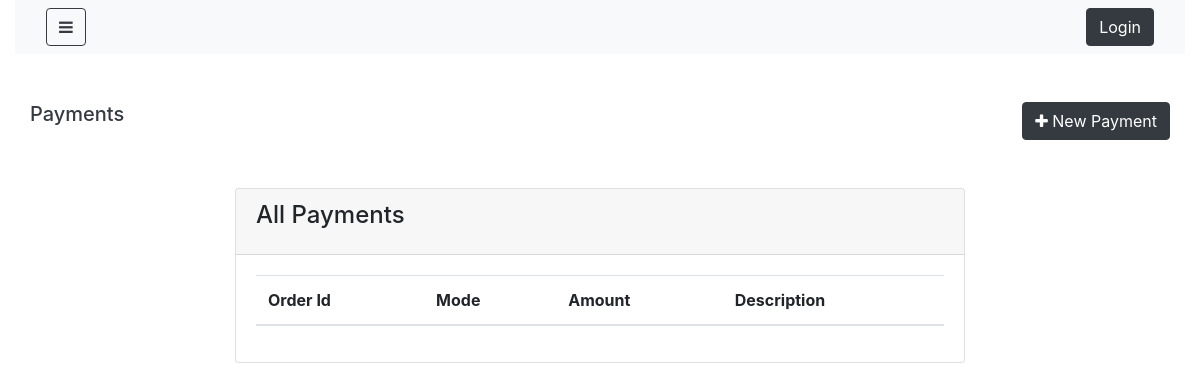
Before: /payments with the older database file.
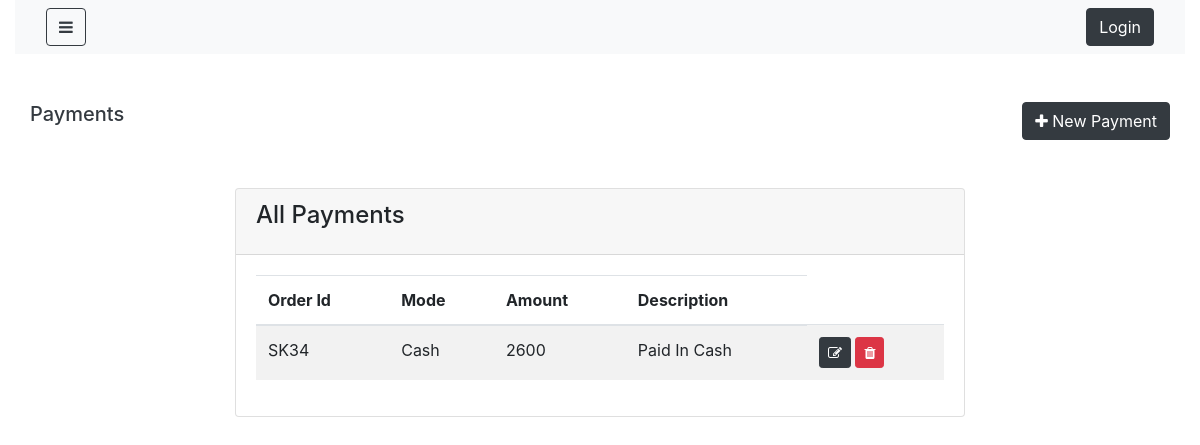
After: the same page with the newer database file.
### shop/models.py (models this page shows, shortened)
class Payment(models.Model):
    order_id=models.ForeignKey('Order',on_delete=models.CASCADE, null=False, blank=False)
    amount=models.IntegerField(null=False, blank=True)
    mode=models.CharField(null=False, blank=False, max_length= 300, default="Cash")
    description= models.CharField(null=True, blank=True, max_length= 500)
    created_at=models.DateTimeField(auto_now_add=True)
    updated_at=models.DateTimeField(auto_now=True)

class Order(models.Model):
    order_number= models.CharField(max_length=100,null=False, blank=False)
    shipping_cost= models.IntegerField(null=True, blank=True)
    status= models.CharField(max_length=300, null=False, blank=False, default="Pending")
    total= models.IntegerField(null=False, blank=False)
    customer_id= models.ForeignKey('Customer', on_delete= models.CASCADE, null=False, blank=False)
    created_at=models.DateTimeField(auto_now_add=True)
    updated_at=models.DateTimeField(auto_now=True)
    def __str__(self):
        return self.order_number

### shop/views.py (the view)
# urls.py: path('payments', PaymentList.as_view(), name='payment_list'),
class PaymentList(ListView):
    login_required=True
    fields=['order_id', 'mode', 'amount', 'description']
    model=Payment
    template_name='shop/admin/payment_list.html'

### shop/templates/shop/admin/payment_list.html
{% extends 'shop/admin/layouts/admin_master.html' %}
{% block content %}
<div class="container">
    <div class="row my-5">
        <h5 class="text-dark">Payments</h5>
        <a class="btn btn-dark ml-auto" href="{% url 'payment_form' %}">
            <i class="fa fa-plus" aria-hidden="true"></i>  New Payment
        </a>
    </div>
    <div class="row justify-content-center my-5">
        <div class="col-lg-8">
            <div class="card">
                <div class="card-header">
                    <h4 class="card-title">All Payments</h4>
                </div>
                <div class="card-body">
                    <table class="table table-striped table-hover">
                        <thead>
                            <tr>
                                <th>Order Id</th>
                                <th>Mode</th>
                                <th>Amount</th>
                                <th>Description</th>
                            </tr>
                        </thead>
                        <tbody>
                            {% for object in object_list %}
                                <tr>
                                    <td>{{object.order_id}}</td>
                                    <td>{{object.mode}}</td>
                                    <td>{{object.amount}}</td>
                                    <td>{{object.description}}</td>
                                    <td>
                                        <a href="{% url 'payment_update' object.id %}" class="btn btn-dark btn-sm">
                                            <i class="fa fa-edit"></i>
                                        </a>
                                        <a href="{% url 'payment_delete' object.id %}" class="btn btn-danger btn-sm">
                                            <i class="fa fa-trash"></i>
                                        </a>
                                    </td>
                                </tr>
                            {% endfor %}
                        </tbody>
                    </table>
                </div>
            </div>
        </div>
    </div>
</div>
{% endblock content %}

Changed rows visible on the page:
added Payment: order_id "SK34", mode "Cash", amount "2600", description "Paid In Cash"
